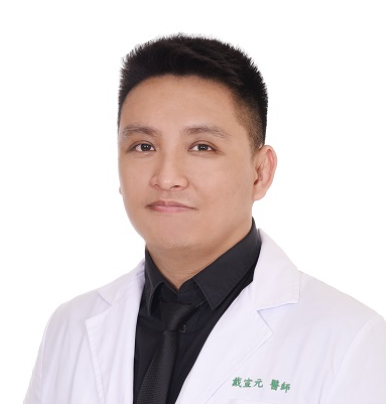
#> input picture assets/pypdf_image_0_X9.png, 387 x 404 px, given in place of exec-2f51e3af-3179-4abb-8296-b591bc72b2f4.png, which was not available
$ python prepare_images.py
#> lines starting #> are read from the running program, lines starting #| are printed output that depends on the picture
from pathlib import Path
from PIL import Image

OUT = Path(r"C:\Users\yutin\Documents\網站相關\output\about-lienbang")
OUT.mkdir(parents=True, exist_ok=True)

PAIRS = [
    (
        Path(r"C:\Users\yutin\.codex\generated_images\019f63f0-424e-7363-a0d5-8840b401a33f\exec-2f51e3af-3179-4abb-8296-b591bc72b2f4.png"),
        OUT / "ntu-campus-meeting.webp",
    ),
    (
        Path(r"C:\Users\yutin\.codex\generated_images\019f63f0-424e-7363-a0d5-8840b401a33f\exec-7f5d7ace-5321-448f-bb54-3d9a739363cb.png"),
        OUT / "tcm-physical-therapy-paths.webp",
    ),
    (
        Path(r"C:\Users\yutin\.codex\generated_images\019f63f0-424e-7363-a0d5-8840b401a33f\exec-7e7db32b-df7f-4961-b4cc-7781b6d1dd0b.png"),
        OUT / "integrated-care-direction.webp",
    ),
]

for source, destination in PAIRS:
    with Image.open(source) as image:
#> image is the input picture: PIL image 387x404 RGB; mean R, G, B 217, 208, 208.1
        resized = image.convert("RGB").resize((1600, 1067), Image.Resampling.LANCZOS)
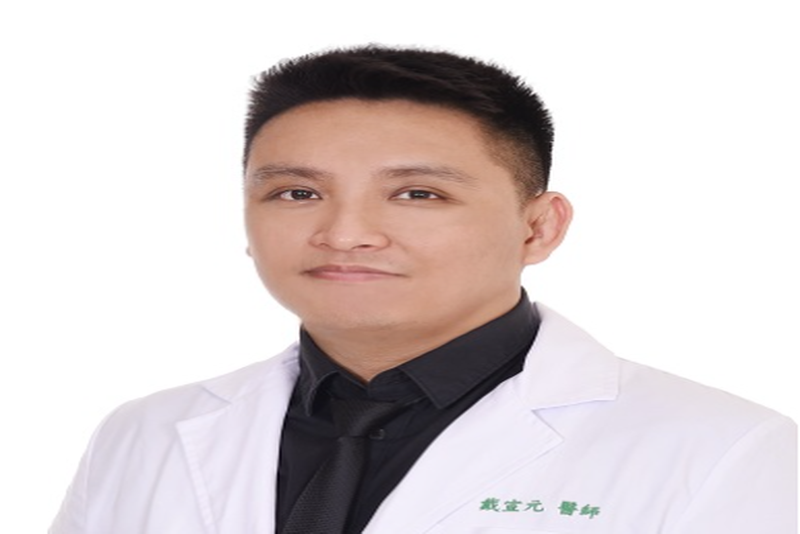
#> resized: PIL image 1600x1067 RGB (shown at 1/2 size); mean R, G, B 217, 208, 208.1
        resized.save(destination, "WEBP", quality=84, method=6)
    print(f"{destination.name}: {destination.stat().st_size} bytes")
#> pass 2 of the loop `for source, destination in PAIRS:`:
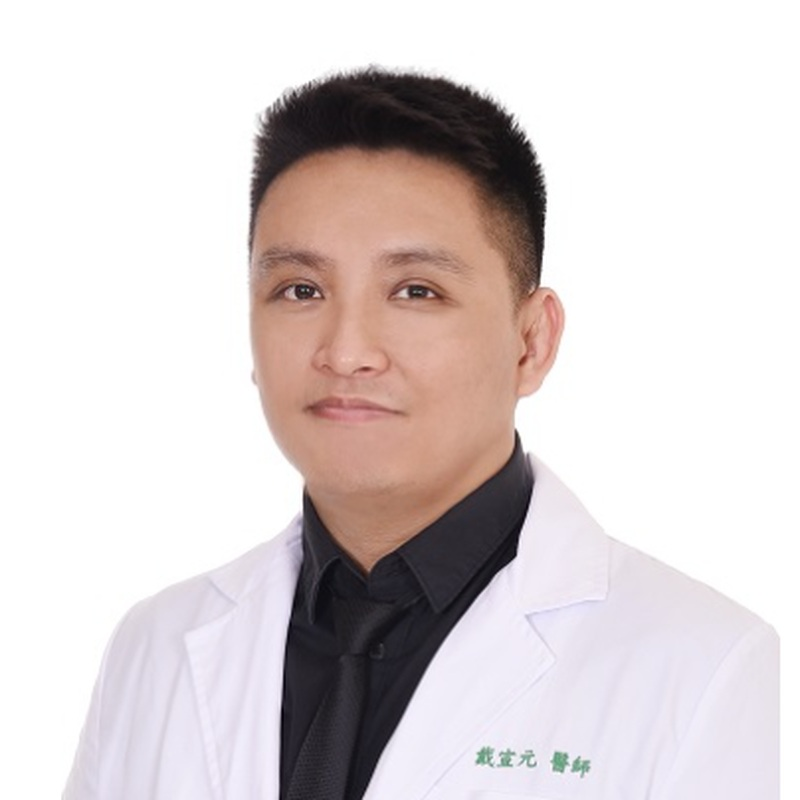
#> input picture assets/dai-xuan-yuan-doctor-card.jpg, 800 x 800 px, given in place of exec-7f5d7ace-5321-448f-bb54-3d9a739363cb.png, which was not available
#> image is the input picture: PIL image 800x800 RGB; mean R, G, B 218.5, 210, 210.1
#> `resized = image.convert("RGB").resize((1600, 1067), Image.Resampling.L..`:
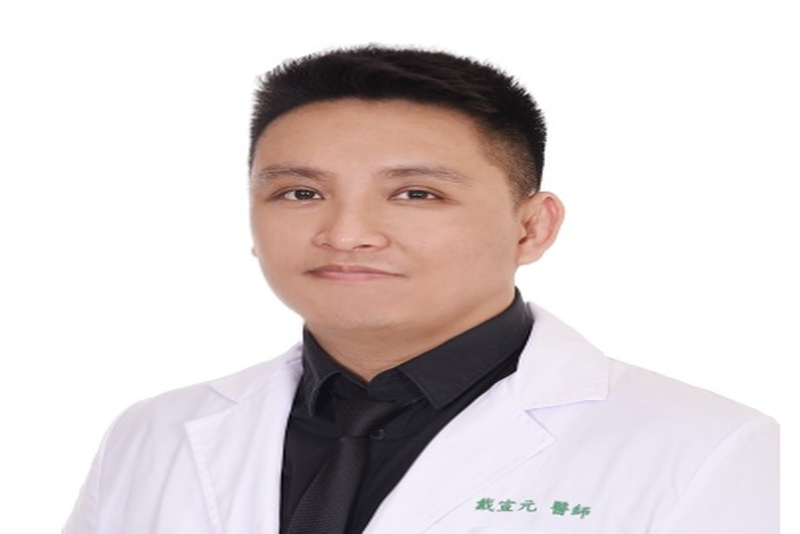
#> resized: PIL image 1600x1067 RGB (shown at 1/2 size); mean R, G, B 218.5, 210, 210.1
